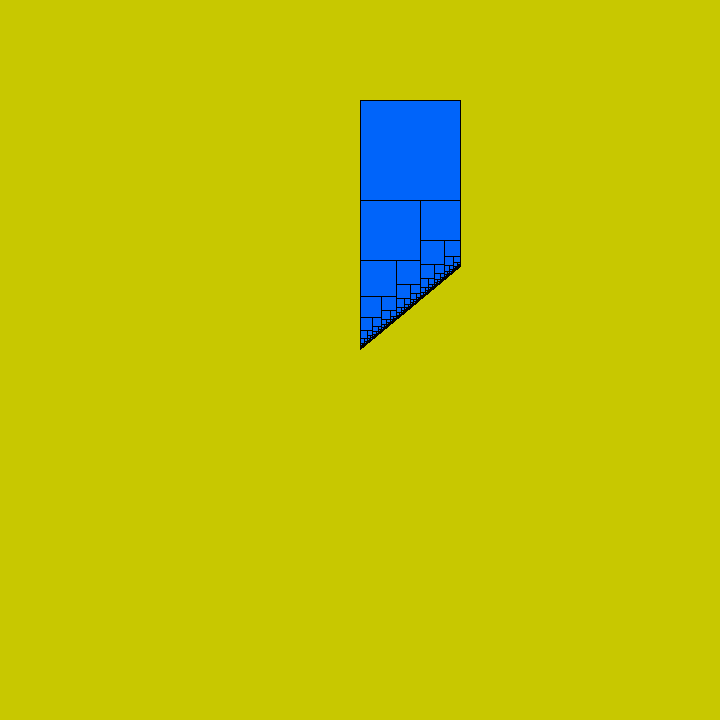
Frame 1 (no input)
Frame 60 (the mouse pressed at the canvas centre just before this capture): identical to frame 1, image omitted
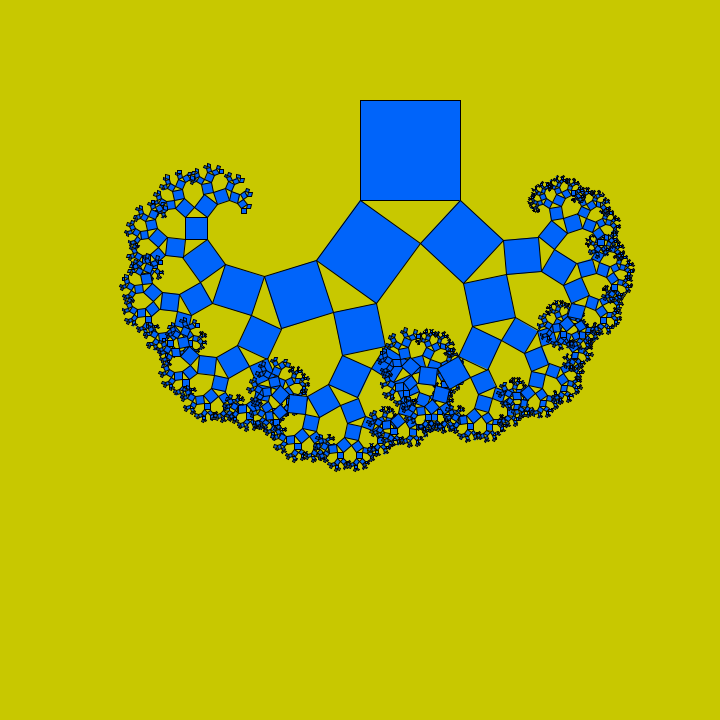
Frame 120 (the mouse held since frame 60 and released just before this capture)

The Processing sketch that drew these frames (run headless with seeded random() and noise(); from frame 60 on, the mouse is pressed at the canvas centre):

// Processing sketch: processing_170369
// ── processing_170369.pde

float PHI = .6;
int a=6;
void setup(){
  size(720,720);
  stroke(0);
  fill(0,100,250);
    /*
  translate(width/2, 100);
  fractal(11,100,15);
    */
}
   
void draw(){
 // PHI = mouseY/10;
  background(200,200,0);
  translate(width/2, 100);
  fractal(10,100,mouseX/10);
}
   
void fractal(int BRANCH, float LENGTH, int ANGLE){
  BRANCH --;
  
  float PH= LENGTH * PHI;
  float A = PH * tan(radians(ANGLE));//the height from the head intersection to the base
  float B = LENGTH * (1-PHI); //the small part of the small triangle
  float C = sqrt(sq(A)+sq(B));//the small square length
  float D = PH *(1/cos(radians(ANGLE)));//the bigger square length
  rect(0,0,LENGTH,LENGTH);
  if(BRANCH >=0){
    pushMatrix();
    translate(0,LENGTH);
    rotate(radians(ANGLE));
    fractal(BRANCH, D, ANGLE);
    popMatrix();
    
    pushMatrix();
    translate(LENGTH*PHI,LENGTH+A);   
    rotate(radians(-degrees(atan(A/B))));
    fractal(BRANCH, C,ANGLE);
    popMatrix();

  }

}
/*void mousePressed(){
  if (key == 'u'){
    a++;
    background(0);
    translate(width/2,0);
    fractal(4,100,a);
  }
}*/
/*PH    B
----- ----
 \   |   /
  \  |A /
  D\ | / C
    \|/

       just a small illistration for A, B, C, D
*/
